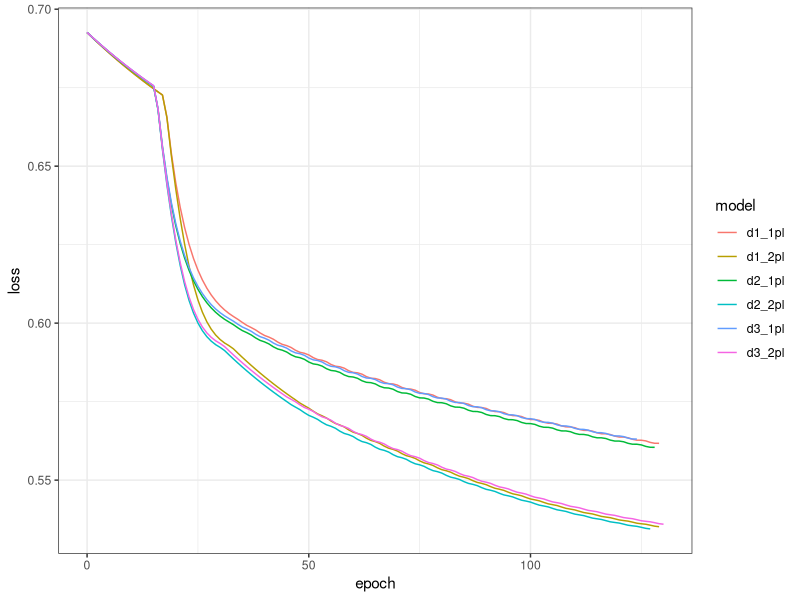

Here is the R script that generated this plot:
library(tidyverse)

setwd('~/projects/irt-position')

d12 <- read_csv('Rsim-2/data1_loss.csv') %>%
  select(epoch, d1_2pl=loss)

d11 <- read_csv('Rsim-2/data1_1pl_loss.csv') %>%
  select(epoch, d1_1pl=loss)

d22 <- read_csv('Rsim-2/data2_loss.csv') %>%
  select(epoch, d2_2pl=loss)

d21 <- read_csv('Rsim-2/data2_1pl_loss.csv') %>%
  select(epoch, d2_1pl=loss)

d32 <- read_csv('Rsim-2/data3_loss.csv') %>%
  select(epoch, d3_2pl=loss)

d31 <- read_csv('Rsim-2/data3_1pl_loss.csv') %>%
  select(epoch, d3_1pl=loss)

d <- d11 %>%
  full_join(d12, by='epoch') %>%
  full_join(d21, by='epoch') %>%
  full_join(d22, by='epoch') %>%
  full_join(d31, by='epoch') %>%
  full_join(d32, by='epoch') %>%
  pivot_longer(-epoch, names_to='model', values_to='loss')

ggplot(d, aes(x=epoch, y=loss, color=model)) +
  geom_line() +
  theme_bw()
